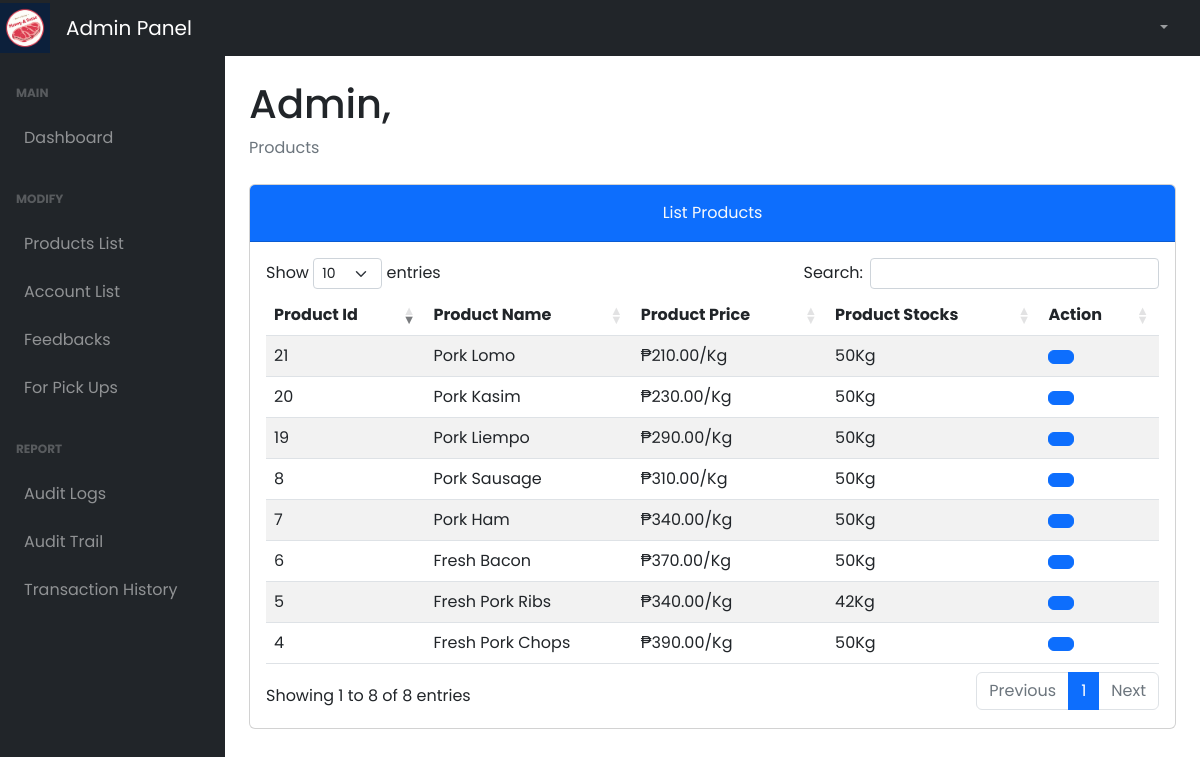
The page /admin/products.php?type=2 (signed in) on the database its author committed.
### tables this page shows
CREATE TABLE `tbl_products` (
  `prod_id` int(11) NOT NULL,
  `prod_name` varchar(255) NOT NULL,
  `prod_price` int(11) NOT NULL,
  `prod_type` int(11) NOT NULL,
  `prod_stocks` float NOT NULL,
  `prod_img` varchar(255) NOT NULL
);

### admin/products.php (the view, shortened to what this page needs)
<!DOCTYPE html>
<html lang="en">
  <head>
    <link href="../plugins/dataTables.bootstrap5.min.css" rel="stylesheet" />
    <link href="../plugins/responsive.bootstrap5.min.css" rel="stylesheet" />
    <link href="../styles/bootstrap5-min.css" rel="stylesheet" />
    <link href="../styles/card-general.css" rel="stylesheet" />
  </head>
  <body class="sb-nav-fixed">
    <?php require_once("./navbar.php"); ?>
    <div id="layoutSidenav">
      <?php require_once("./sidebar.php"); ?>
      <div id="layoutSidenav_content">
        <main>
          <div class="container-fluid px-4">
            <h1 class="mt-4" id="full_name">Admin,</h1>
            <ol class="breadcrumb mb-4">
              <li class="breadcrumb-item active">Products</li>
            </ol>
              <div class="card mb-5">
                    <div class="card-header bg-primary pt-3">
                        <div class="text-center">
                            <p class="card-title text-light">List Products
                        </div>
                    </div>
                    <div class="card-body">
                      <table id="residenceAccounts" class="table table-striped nowrap" style="width:100%">
                        <thead>
                          <tr>
                              <th>Product Id</th>
                              <th>Product Name</th>
                              <th>Product Price</th>
                              <th>Product Stocks</th>
                              <th>Action</th>
                          </tr>
                        </thead>
                        <tbody>
                          <?php
                            if(isset($_GET['type'])){
                                $prodId = intval($_GET["type"]);
                                $query = "SELECT * FROM tbl_products WHERE prod_type = ?";
                                $stmt = $conn->prepare($query);
                                $stmt->bind_param("i", $prodId);
                                $stmt->execute();
                                $result = $stmt->get_result();
                                while ($data = $result->fetch_assoc()) {
                          ?>
                          <tr>
                            <td><?php echo $data['prod_id'];?></td>
                            <td><?php echo $data['prod_name'];?></td>
                            <td>₱<?php echo number_format($data['prod_price'], 2);?>/Kg</td>
                            <td><?php echo $data['prod_stocks'];?>Kg</td>
                            <td>
                                <button type="button" class="btn btn-primary" id="<?php echo $data["prod_id"] ?>"  data-bs-toggle="modal" data-bs-target="#residenceAccountDetails<?php echo $data["prod_id"] ?>" data-bs-whatever="@getbootstrap">
                                </button>
                            </td>
                          </tr>
                          <?php
                            } }
                          ?>
                        </tbody>
                      </table>
                    </div>
                  </div>
            </div>
      </main>
    </div>
  </div>
    <link rel="stylesheet" href="../styles/dataTables.min.css">
  </body>
</html>

### styles/card-general.css (style rules this page uses)
* { margin: 0; padding: 0; box-sizing: border-box; font-family: "Poppins", sans-serif; }

### rows shown on the page
tbl_products: prod_id "4", prod_name "Fresh Pork Chops", prod_price "390.00", prod_stocks "50"
tbl_products: prod_id "5", prod_name "Fresh Pork Ribs", prod_price "340.00", prod_stocks "42"
tbl_products: prod_id "6", prod_name "Fresh Bacon", prod_price "370.00", prod_stocks "50"
tbl_products: prod_id "7", prod_name "Pork Ham", prod_price "340.00", prod_stocks "50"
tbl_products: prod_id "8", prod_name "Pork Sausage", prod_price "310.00", prod_stocks "50"
tbl_products: prod_id "19", prod_name "Pork Liempo", prod_price "290.00", prod_stocks "50"
tbl_products: prod_id "20", prod_name "Pork Kasim", prod_price "230.00", prod_stocks "50"
tbl_products: prod_id "21", prod_name "Pork Lomo", prod_price "210.00", prod_stocks "50"
